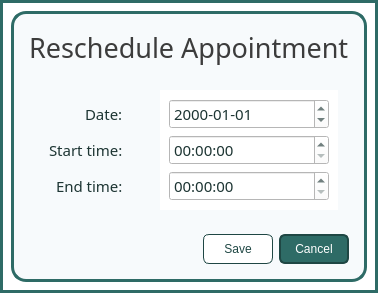
<?xml version="1.0" encoding="UTF-8"?>
<ui version="4.0">
 <class>popup_resched</class>
 <widget class="QDialog" name="popup_resched">
  <property name="windowModality">
   <enum>Qt::WindowModality::ApplicationModal</enum>
  </property>
  <property name="geometry">
   <rect>
    <x>0</x>
    <y>0</y>
    <width>378</width>
    <height>269</height>
   </rect>
  </property>
  <property name="palette">
   <palette>
    <active>
     <colorrole role="WindowText">
      <brush brushstyle="SolidPattern">
       <color alpha="255">
        <red>0</red>
        <green>0</green>
        <blue>0</blue>
       </color>
      </brush>
     </colorrole>
     <colorrole role="Button">
      <brush brushstyle="SolidPattern">
       <color alpha="255">
        <red>255</red>
        <green>255</green>
        <blue>255</blue>
       </color>
      </brush>
     </colorrole>
     <colorrole role="Light">
      <brush brushstyle="SolidPattern">
       <color alpha="255">
        <red>255</red>
        <green>255</green>
        <blue>255</blue>
       </color>
      </brush>
     </colorrole>
     <colorrole role="Midlight">
      <brush brushstyle="SolidPattern">
       <color alpha="255">
        <red>255</red>
        <green>255</green>
        <blue>255</blue>
       </color>
      </brush>
     </colorrole>
     <colorrole role="Dark">
      <brush brushstyle="SolidPattern">
       <color alpha="255">
        <red>127</red>
        <green>127</green>
        <blue>127</blue>
       </color>
      </brush>
     </colorrole>
     <colorrole role="Mid">
      <brush brushstyle="SolidPattern">
       <color alpha="255">
        <red>170</red>
        <green>170</green>
        <blue>170</blue>
       </color>
      </brush>
     </colorrole>
     <colorrole role="Text">
      <brush brushstyle="SolidPattern">
       <color alpha="255">
        <red>0</red>
        <green>0</green>
        <blue>0</blue>
       </color>
      </brush>
     </colorrole>
     <colorrole role="BrightText">
      <brush brushstyle="SolidPattern">
       <color alpha="255">
        <red>255</red>
        <green>255</green>
        <blue>255</blue>
       </color>
      </brush>
     </colorrole>
     <colorrole role="ButtonText">
      <brush brushstyle="SolidPattern">
       <color alpha="255">
        <red>0</red>
        <green>0</green>
        <blue>0</blue>
       </color>
      </brush>
     </colorrole>
     <colorrole role="Base">
      <brush brushstyle="SolidPattern">
       <color alpha="255">
        <red>255</red>
        <green>255</green>
        <blue>255</blue>
       </color>
      </brush>
     </colorrole>
     <colorrole role="Window">
      <brush brushstyle="SolidPattern">
       <color alpha="255">
        <red>255</red>
        <green>255</green>
        <blue>255</blue>
       </color>
      </brush>
     </colorrole>
     <colorrole role="Shadow">
      <brush brushstyle="SolidPattern">
       <color alpha="255">
        <red>0</red>
        <green>0</green>
        <blue>0</blue>
       </color>
      </brush>
     </colorrole>
     <colorrole role="AlternateBase">
      <brush brushstyle="SolidPattern">
       <color alpha="255">
        <red>255</red>
        <green>255</green>
        <blue>255</blue>
       </color>
      </brush>
     </colorrole>
     <colorrole role="ToolTipBase">
      <brush brushstyle="SolidPattern">
       <color alpha="255">
        <red>255</red>
        <green>255</green>
        <blue>220</blue>
       </color>
      </brush>
     </colorrole>
     <colorrole role="ToolTipText">
      <brush brushstyle="SolidPattern">
       <color alpha="255">
        <red>0</red>
        <green>0</green>
        <blue>0</blue>
       </color>
      </brush>
     </colorrole>
     <colorrole role="PlaceholderText">
      <brush brushstyle="SolidPattern">
       <color alpha="127">
        <red>0</red>
        <green>0</green>
        <blue>0</blue>
       </color>
      </brush>
     </colorrole>
     <colorrole role="Accent">
      <brush brushstyle="SolidPattern">
       <color alpha="255">
        <red>255</red>
        <green>255</green>
        <blue>255</blue>
       </color>
      </brush>
     </colorrole>
    </active>
    <inactive>
     <colorrole role="WindowText">
      <brush brushstyle="SolidPattern">
       <color alpha="255">
        <red>0</red>
        <green>0</green>
        <blue>0</blue>
       </color>
      </brush>
     </colorrole>
     <colorrole role="Button">
      <brush brushstyle="SolidPattern">
       <color alpha="255">
        <red>255</red>
        <green>255</green>
        <blue>255</blue>
       </color>
      </brush>
     </colorrole>
     <colorrole role="Light">
      <brush brushstyle="SolidPattern">
       <color alpha="255">
        <red>255</red>
        <green>255</green>
        <blue>255</blue>
       </color>
      </brush>
     </colorrole>
     <colorrole role="Midlight">
      <brush brushstyle="SolidPattern">
       <color alpha="255">
        <red>255</red>
        <green>255</green>
        <blue>255</blue>
       </color>
      </brush>
     </colorrole>
     <colorrole role="Dark">
      <brush brushstyle="SolidPattern">
       <color alpha="255">
        <red>127</red>
        <green>127</green>
        <blue>127</blue>
       </color>
      </brush>
     </colorrole>
     <colorrole role="Mid">
      <brush brushstyle="SolidPattern">
       <color alpha="255">
        <red>170</red>
        <green>170</green>
        <blue>170</blue>
       </color>
      </brush>
     </colorrole>
     <colorrole role="Text">
      <brush brushstyle="SolidPattern">
       <color alpha="255">
        <red>0</red>
        <green>0</green>
        <blue>0</blue>
       </color>
      </brush>
     </colorrole>
     <colorrole role="BrightText">
      <brush brushstyle="SolidPattern">
       <color alpha="255">
        <red>255</red>
        <green>255</green>
        <blue>255</blue>
       </color>
      </brush>
     </colorrole>
     <colorrole role="ButtonText">
      <brush brushstyle="SolidPattern">
       <color alpha="255">
        <red>0</red>
        <green>0</green>
        <blue>0</blue>
       </color>
      </brush>
     </colorrole>
     <colorrole role="Base">
      <brush brushstyle="SolidPattern">
       <color alpha="255">
        <red>255</red>
        <green>255</green>
        <blue>255</blue>
       </color>
      </brush>
     </colorrole>
     <colorrole role="Window">
      <brush brushstyle="SolidPattern">
       <color alpha="255">
        <red>255</red>
        <green>255</green>
        <blue>255</blue>
       </color>
      </brush>
     </colorrole>
     <colorrole role="Shadow">
      <brush brushstyle="SolidPattern">
       <color alpha="255">
        <red>0</red>
        <green>0</green>
        <blue>0</blue>
       </color>
      </brush>
     </colorrole>
     <colorrole role="AlternateBase">
      <brush brushstyle="SolidPattern">
       <color alpha="255">
        <red>255</red>
        <green>255</green>
        <blue>255</blue>
       </color>
      </brush>
     </colorrole>
     <colorrole role="ToolTipBase">
      <brush brushstyle="SolidPattern">
       <color alpha="255">
        <red>255</red>
        <green>255</green>
        <blue>220</blue>
       </color>
      </brush>
     </colorrole>
     <colorrole role="ToolTipText">
      <brush brushstyle="SolidPattern">
       <color alpha="255">
        <red>0</red>
        <green>0</green>
        <blue>0</blue>
       </color>
      </brush>
     </colorrole>
     <colorrole role="PlaceholderText">
      <brush brushstyle="SolidPattern">
       <color alpha="127">
        <red>0</red>
        <green>0</green>
        <blue>0</blue>
       </color>
      </brush>
     </colorrole>
     <colorrole role="Accent">
      <brush brushstyle="SolidPattern">
       <color alpha="255">
        <red>255</red>
        <green>255</green>
        <blue>255</blue>
       </color>
      </brush>
     </colorrole>
    </inactive>
    <disabled>
     <colorrole role="WindowText">
      <brush brushstyle="SolidPattern">
       <color alpha="255">
        <red>127</red>
        <green>127</green>
        <blue>127</blue>
       </color>
      </brush>
     </colorrole>
     <colorrole role="Button">
      <brush brushstyle="SolidPattern">
       <color alpha="255">
        <red>255</red>
        <green>255</green>
        <blue>255</blue>
       </color>
      </brush>
     </colorrole>
     <colorrole role="Light">
      <brush brushstyle="SolidPattern">
       <color alpha="255">
        <red>255</red>
        <green>255</green>
        <blue>255</blue>
       </color>
      </brush>
     </colorrole>
     <colorrole role="Midlight">
      <brush brushstyle="SolidPattern">
       <color alpha="255">
        <red>255</red>
        <green>255</green>
        <blue>255</blue>
       </color>
      </brush>
     </colorrole>
     <colorrole role="Dark">
      <brush brushstyle="SolidPattern">
       <color alpha="255">
        <red>127</red>
        <green>127</green>
        <blue>127</blue>
       </color>
      </brush>
     </colorrole>
     <colorrole role="Mid">
      <brush brushstyle="SolidPattern">
       <color alpha="255">
        <red>170</red>
        <green>170</green>
        <blue>170</blue>
       </color>
      </brush>
     </colorrole>
     <colorrole role="Text">
      <brush brushstyle="SolidPattern">
       <color alpha="255">
        <red>127</red>
        <green>127</green>
        <blue>127</blue>
       </color>
      </brush>
     </colorrole>
     <colorrole role="BrightText">
      <brush brushstyle="SolidPattern">
       <color alpha="255">
        <red>255</red>
        <green>255</green>
        <blue>255</blue>
       </color>
      </brush>
     </colorrole>
     <colorrole role="ButtonText">
      <brush brushstyle="SolidPattern">
       <color alpha="255">
        <red>127</red>
        <green>127</green>
        <blue>127</blue>
       </color>
      </brush>
     </colorrole>
     <colorrole role="Base">
      <brush brushstyle="SolidPattern">
       <color alpha="255">
        <red>255</red>
        <green>255</green>
        <blue>255</blue>
       </color>
      </brush>
     </colorrole>
     <colorrole role="Window">
      <brush brushstyle="SolidPattern">
       <color alpha="255">
        <red>255</red>
        <green>255</green>
        <blue>255</blue>
       </color>
      </brush>
     </colorrole>
     <colorrole role="Shadow">
      <brush brushstyle="SolidPattern">
       <color alpha="255">
        <red>0</red>
        <green>0</green>
        <blue>0</blue>
       </color>
      </brush>
     </colorrole>
     <colorrole role="AlternateBase">
      <brush brushstyle="SolidPattern">
       <color alpha="255">
        <red>255</red>
        <green>255</green>
        <blue>255</blue>
       </color>
      </brush>
     </colorrole>
     <colorrole role="ToolTipBase">
      <brush brushstyle="SolidPattern">
       <color alpha="255">
        <red>255</red>
        <green>255</green>
        <blue>220</blue>
       </color>
      </brush>
     </colorrole>
     <colorrole role="ToolTipText">
      <brush brushstyle="SolidPattern">
       <color alpha="255">
        <red>0</red>
        <green>0</green>
        <blue>0</blue>
       </color>
      </brush>
     </colorrole>
     <colorrole role="PlaceholderText">
      <brush brushstyle="SolidPattern">
       <color alpha="127">
        <red>127</red>
        <green>127</green>
        <blue>127</blue>
       </color>
      </brush>
     </colorrole>
     <colorrole role="Accent">
      <brush brushstyle="SolidPattern">
       <color alpha="255">
        <red>255</red>
        <green>255</green>
        <blue>255</blue>
       </color>
      </brush>
     </colorrole>
    </disabled>
   </palette>
  </property>
  <property name="windowTitle">
   <string>Dialog</string>
  </property>
  <property name="styleSheet">
   <string notr="true">#popup_resched {
	border: 3px solid #2E6B66;

}</string>
  </property>
  <property name="modal">
   <bool>true</bool>
  </property>
  <layout class="QVBoxLayout" name="verticalLayout">
   <item>
    <widget class="QWidget" name="main_container" native="true">
     <property name="styleSheet">
      <string notr="true">#main_container {
border: 3px solid #2E6B66;
	background: #F7FAFC;
	border-radius: 15px;
}</string>
     </property>
     <layout class="QVBoxLayout" name="verticalLayout_3">
      <item>
       <widget class="QWidget" name="label_container" native="true">
        <layout class="QVBoxLayout" name="verticalLayout_2">
         <item>
          <widget class="QLabel" name="header_label">
           <property name="font">
            <font>
             <family>Slate Medium</family>
             <pointsize>20</pointsize>
            </font>
           </property>
           <property name="styleSheet">
            <string notr="true">#header_label {
	color: rgb(60, 60, 60);
}</string>
           </property>
           <property name="text">
            <string>Reschedule Appointment</string>
           </property>
          </widget>
         </item>
        </layout>
       </widget>
      </item>
      <item>
       <widget class="QWidget" name="container" native="true">
        <layout class="QHBoxLayout" name="horizontalLayout_3">
         <item>
          <spacer name="horizontalSpacer_2">
           <property name="orientation">
            <enum>Qt::Orientation::Horizontal</enum>
           </property>
           <property name="sizeHint" stdset="0">
            <size>
             <width>40</width>
             <height>20</height>
            </size>
           </property>
          </spacer>
         </item>
         <item>
          <widget class="QWidget" name="verticalWidget_2" native="true">
           <property name="styleSheet">
            <string notr="true">color: #1D3533;</string>
           </property>
           <layout class="QVBoxLayout" name="label_container_2">
            <property name="rightMargin">
             <number>31</number>
            </property>
            <item alignment="Qt::AlignmentFlag::AlignRight">
             <widget class="QLabel" name="label_2">
              <property name="font">
               <font>
                <family>Slate</family>
                <pointsize>11</pointsize>
               </font>
              </property>
              <property name="text">
               <string>Date:</string>
              </property>
             </widget>
            </item>
            <item alignment="Qt::AlignmentFlag::AlignRight">
             <widget class="QLabel" name="label_3">
              <property name="font">
               <font>
                <family>Slate</family>
                <pointsize>11</pointsize>
               </font>
              </property>
              <property name="text">
               <string>Start time:</string>
              </property>
             </widget>
            </item>
            <item alignment="Qt::AlignmentFlag::AlignRight">
             <widget class="QLabel" name="label_4">
              <property name="font">
               <font>
                <family>Slate</family>
                <pointsize>11</pointsize>
               </font>
              </property>
              <property name="text">
               <string>End time:</string>
              </property>
             </widget>
            </item>
           </layout>
          </widget>
         </item>
         <item>
          <layout class="QHBoxLayout" name="horizontalLayout_2">
           <item>
            <widget class="QWidget" name="verticalWidget" native="true">
             <property name="styleSheet">
              <string notr="true">background: white;
color: #1D3533;</string>
             </property>
             <layout class="QVBoxLayout" name="input_container">
              <item>
               <widget class="QDateEdit" name="date_field">
                <property name="minimumSize">
                 <size>
                  <width>160</width>
                  <height>30</height>
                 </size>
                </property>
                <property name="font">
                 <font>
                  <family>Slate</family>
                  <pointsize>11</pointsize>
                 </font>
                </property>
                <property name="displayFormat">
                 <string>yyyy-MM-dd</string>
                </property>
               </widget>
              </item>
              <item>
               <widget class="QTimeEdit" name="starttime_field">
                <property name="minimumSize">
                 <size>
                  <width>160</width>
                  <height>30</height>
                 </size>
                </property>
                <property name="font">
                 <font>
                  <family>Slate</family>
                  <pointsize>11</pointsize>
                 </font>
                </property>
               </widget>
              </item>
              <item>
               <widget class="QTimeEdit" name="endtime_field">
                <property name="minimumSize">
                 <size>
                  <width>160</width>
                  <height>30</height>
                 </size>
                </property>
                <property name="font">
                 <font>
                  <family>Slate</family>
                  <pointsize>11</pointsize>
                 </font>
                </property>
               </widget>
              </item>
             </layout>
            </widget>
           </item>
          </layout>
         </item>
         <item>
          <spacer name="horizontalSpacer_3">
           <property name="orientation">
            <enum>Qt::Orientation::Horizontal</enum>
           </property>
           <property name="sizeHint" stdset="0">
            <size>
             <width>40</width>
             <height>20</height>
            </size>
           </property>
          </spacer>
         </item>
        </layout>
       </widget>
      </item>
      <item>
       <widget class="QWidget" name="button_container" native="true">
        <layout class="QHBoxLayout" name="horizontalLayout">
         <item>
          <spacer name="horizontalSpacer">
           <property name="orientation">
            <enum>Qt::Orientation::Horizontal</enum>
           </property>
           <property name="sizeHint" stdset="0">
            <size>
             <width>40</width>
             <height>20</height>
            </size>
           </property>
          </spacer>
         </item>
         <item>
          <widget class="QPushButton" name="save_button">
           <property name="minimumSize">
            <size>
             <width>70</width>
             <height>30</height>
            </size>
           </property>
           <property name="cursor">
            <cursorShape>PointingHandCursor</cursorShape>
           </property>
           <property name="styleSheet">
            <string notr="true">#save_button {
	background: white;
	border-radius: 6px;
	border: 1px solid #1F4744;
	color: #1F4744;

}

#save_button:hover {
	background: #DBF0EE;	
}

#save_button:pressed {
	background: #B8E0DD;
}</string>
           </property>
           <property name="text">
            <string>Save</string>
           </property>
          </widget>
         </item>
         <item>
          <widget class="QPushButton" name="cancel_button">
           <property name="minimumSize">
            <size>
             <width>70</width>
             <height>30</height>
            </size>
           </property>
           <property name="cursor">
            <cursorShape>PointingHandCursor</cursorShape>
           </property>
           <property name="styleSheet">
            <string notr="true">#cancel_button {
	border-radius: 6px;
	color: white;
	border: 2px solid #1F4744;
	padding: 5px;
	background: #2E6B66;
}

#cancel_button:hover {
	border: 2px solid #1F4744;
	background: #265955;

}
#cancel_button:pressed {
	background: #1F4744;
	color: white;
	border: 2px solid #1F4744;
}</string>
           </property>
           <property name="text">
            <string>Cancel</string>
           </property>
          </widget>
         </item>
        </layout>
       </widget>
      </item>
     </layout>
    </widget>
   </item>
  </layout>
 </widget>
 <resources/>
 <connections/>
</ui>
